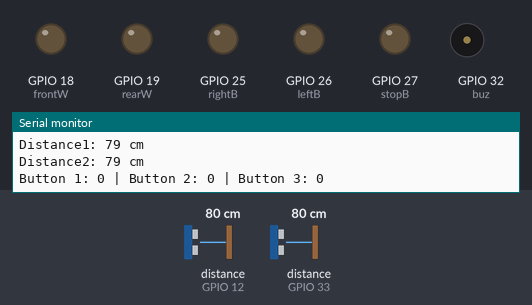
The sketch below on a simulated ESP32. On the bench: output pins drawn as LEDs (lit = HIGH), buzzer (waves = sounding), the last lines printed to the serial monitor. Wiring (inferred from the names in the program): 2 × ultrasonic range finder: trigger GPIO 13, echo GPIO 12 / trigger GPIO 14, echo GPIO 33. Dashed ring = blinking. The test bench sets the inputs (shaded band); at power-on: distance to the obstacle (sensors on GPIO 33, GPIO 12) 80 cm. The echo pulse lasts 58.3 µs per cm; pins used as bus, display or sensor lines are not drawn.

Above: at 1.2 s.
1.3 s: distance to the obstacle (sensor on GPIO 33) set to 56 cm
2.8 s: distance to the obstacle (sensor on GPIO 33) set to 48 cm
At 3.23 s:
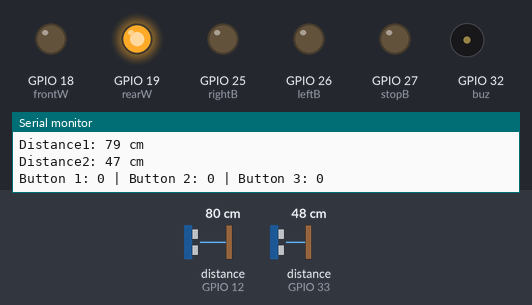
5.8 s: distance to the obstacle (sensor on GPIO 12) set to 54 cm
8.8 s: distance to the obstacle (sensor on GPIO 12) set to 47 cm
At 10.2 s:
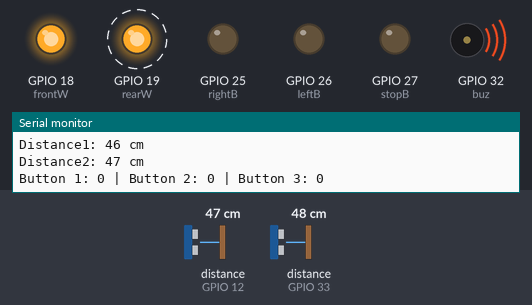
11.8 s: distance to the obstacle (sensor on GPIO 33) set to 250 cm
At 12.1 s:
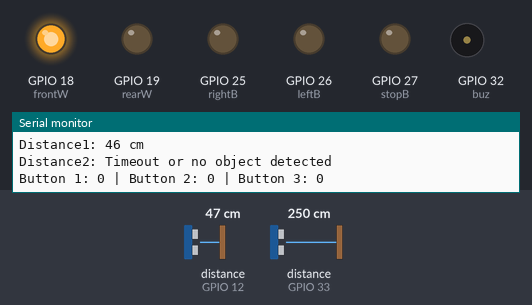
13.3 s: distance to the obstacle (sensor on GPIO 33) set to 2 cm
At 14.2 s:
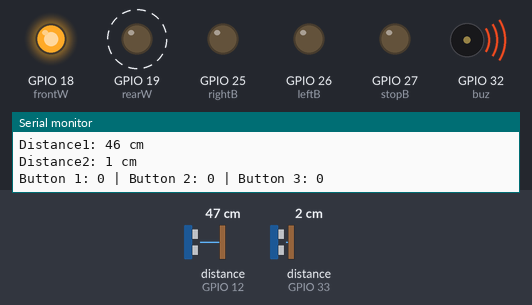
Timing chart, 0 to 17.3 s (numbered marks = the images above; inputs shaded):
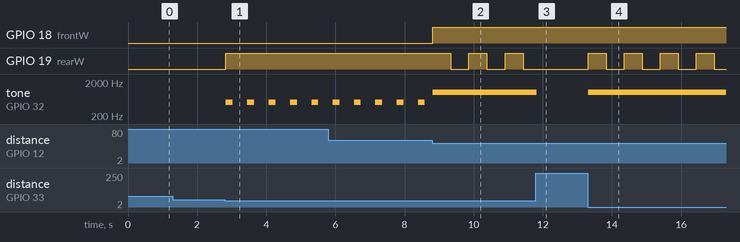

Measured:
- the behaviour switches between 51 and 50 cm on distance to the obstacle (sensor on GPIO 33) (found by bisection; images 0 and 1)
- the behaviour switches between 51 and 50 cm on distance to the obstacle (sensor on GPIO 12) (found by bisection; images 1 and 2)
- after the input at 2.8 s, GPIO 19 (rearW): LOW → HIGH at once; tone on GPIO 32 (buz): alternates 500 Hz for 0.20 s and silent for 0.42 s, starting at once
- after the input at 8.8 s, GPIO 18 (frontW): LOW → HIGH at once; GPIO 19 (rearW): alternates HIGH for 0.52 s and LOW for 0.52 s, starting after 0.54 s
- after the input at 11.8 s, GPIO 19 (rearW): stays LOW (without the input it goes to HIGH after 0.16 s); tone on GPIO 32 (buz): 1000 Hz → silent at once
- after the input at 13.3 s, GPIO 19 (rearW): alternates HIGH for 0.52 s and LOW for 0.52 s, starting at once; tone on GPIO 32 (buz): silent → 1000 Hz at once

The sketch:

ESP32_master.ino
```cpp
#include <esp_now.h>
#include <WiFi.h>

// Replace with the MAC address of the ESP8266 (slave)
uint8_t esp8266MacAddress[] = {0x4C, 0x75, 0x25, 0x2F, 0xEB, 0xA9}; // Replace with ESP8266's MAC address

// Define the GPIO pins for the push buttons
#define rightB 25
#define leftB 26
#define stopB 27

// Ultrasonic sensor pins
const int trigPin = 13;  // Trigger pin for sensor 1
const int echoPin = 12;  // Echo pin for sensor 1
const int trigP = 14;    // Trigger pin for sensor 2
const int echoP = 33;    // Echo pin for sensor 2

// LED and buzzer pins
#define buz 32
#define rearW 19
#define frontW 18

// Variables to store duration and distance for both sensors
long duration1, distance1;
long duration2, distance2;

// Variables for non-blocking buzzer and LED control
unsigned long previousMillis1 = 0; // Stores the last time buzzerSound1 was played
unsigned long previousMillis2 = 0; // Stores the last time buzzerSound2 was played
unsigned long previousBlinkMillis = 0; // Stores the last time rearW was toggled
const long buzzerInterval1 = 300;  // Interval for buzzerSound1 (300 ms)
const long buzzerInterval2 = 600;  // Interval for buzzerSound2 (600 ms)
const long blinkInterval = 500;    // Interval for rearW blinking (500 ms)
bool rearWState = LOW;             // Current state of rearW (for blinking)

// Structure to send data (button states)
typedef struct struct_message {
  int a;  // State of left button
  int b;  // State of right button
  int c;  // State of stop button
} struct_message;

// Create a struct_message called myData
struct_message myData;

void setup() {
  Serial.begin(115200);

  // Set up button pins as inputs
  pinMode(rightB, OUTPUT);
  pinMode(leftB, OUTPUT);
  pinMode(stopB, OUTPUT);

  // Set pin modes for ultrasonic sensors
  pinMode(trigPin, OUTPUT);
  pinMode(echoPin, INPUT);
  pinMode(trigP, OUTPUT);
  pinMode(echoP, INPUT);

  // Set pin modes for LED and buzzer
  pinMode(buz, OUTPUT);
  pinMode(rearW, OUTPUT);
  pinMode(frontW, OUTPUT);

  // Initialize LED and buzzer to OFF
  digitalWrite(buz, LOW);
  digitalWrite(rearW, LOW);
  digitalWrite(frontW, LOW);

  // Initialize WiFi in STA mode
  WiFi.mode(WIFI_STA);

  // Initialize ESP-NOW
  if (esp_now_init() != ESP_OK) {
    Serial.println("Error initializing ESP-NOW");
    return;
  }

  // Register peer (ESP8266)
  esp_now_peer_info_t peerInfo;
  memcpy(peerInfo.peer_addr, esp8266MacAddress, 6);
  peerInfo.channel = 0;
  peerInfo.encrypt = false;

  if (esp_now_add_peer(&peerInfo) != ESP_OK) {
    Serial.println("Failed to add peer");
    return;
  }
}

// Function to measure distance for sensor 1
void getDist1() {
  digitalWrite(trigPin, LOW);
  delayMicroseconds(2);
  digitalWrite(trigPin, HIGH);
  delayMicroseconds(10);
  digitalWrite(trigPin, LOW);

  // Measure the pulse duration with a timeout of 10,000 microseconds (10 ms)
  duration1 = pulseIn(echoPin, HIGH, 10000);

  // Calculate the distance in centimeters
  if (duration1 == 0) {
    distance1 = -1; // Indicate no valid reading (timeout occurred)
  } else {
    distance1 = duration1 * 0.034 / 2;
  }
}

// Function to measure distance for sensor 2
void getDist2() {
  digitalWrite(trigP, LOW);
  delayMicroseconds(2);
  digitalWrite(trigP, HIGH);
  delayMicroseconds(10);
  digitalWrite(trigP, LOW);

  // Measure the pulse duration with a timeout of 10,000 microseconds (10 ms)
  duration2 = pulseIn(echoP, HIGH, 10000);

  // Calculate the distance in centimeters
  if (duration2 == 0) {
    distance2 = -1; // Indicate no valid reading (timeout occurred)
  } else {
    distance2 = duration2 * 0.034 / 2;
  }
}

// Function to play a specific buzzer sound for distance1
void buzzerSound1() {
  unsigned long currentMillis = millis();
  if (currentMillis - previousMillis1 >= buzzerInterval1) {
    previousMillis1 = currentMillis; // Save the last time the buzzer was toggled
    tone(buz, 1000, 100); // Play a 1 kHz tone for 100 ms
  }
}

// Function to play a specific buzzer sound for distance2
void buzzerSound2() {
  unsigned long currentMillis = millis();
  if (currentMillis - previousMillis2 >= buzzerInterval2) {
    previousMillis2 = currentMillis; // Save the last time the buzzer was toggled
    tone(buz, 500, 200); // Play a 500 Hz tone for 200 ms
  }
}

// Function to blink rearW
void blinkRearW() {
  unsigned long currentMillis = millis();
  if (currentMillis - previousBlinkMillis >= blinkInterval) {
    previousBlinkMillis = currentMillis; // Save the last time rearW was toggled
    rearWState = !rearWState; // Toggle the state of rearW
    digitalWrite(rearW, rearWState);
  }
}

void loop() {
  // Measure distances from both sensors
  getDist1();
  getDist2();

  // Print the distances to the Serial Monitor
  Serial.print("Distance1: ");
  if (distance1 == -1) {
    Serial.println("Timeout or no object detected");
  } else {
    Serial.print(distance1);
    Serial.println(" cm");
  }

  Serial.print("Distance2: ");
  if (distance2 == -1) {
    Serial.println("Timeout or no object detected");
  } else {
    Serial.print(distance2);
    Serial.println(" cm");
  }

  // Check if both distances are less than 50 cm
  if (distance1 < 50 && distance1 != -1 && distance2 < 50 && distance2 != -1) {
    // Continuous buzzer and blinking rearW
    tone(buz, 1000); // Continuous 1 kHz tone
    blinkRearW();    // Blink rearW
    digitalWrite(frontW, HIGH); // Turn on frontW
  } else {
    // Normal operation for distance1
    if (distance1 < 50 && distance1 != -1) {
      digitalWrite(frontW, HIGH); // Turn on front warning light
      buzzerSound1();             // Play buzzer sound for distance1
    } else {
      digitalWrite(frontW, LOW);  // Turn off front warning light
    }

    // Normal operation for distance2
    if (distance2 < 50 && distance2 != -1) {
      digitalWrite(rearW, HIGH);  // Turn on rear warning light
      buzzerSound2();             // Play buzzer sound for distance2
    } else {
      digitalWrite(rearW, LOW);   // Turn off rear warning light
      noTone(buz);               // Stop the buzzer
    }
  }

  // Read the state of the buttons
  myData.a = digitalRead(leftB);
  myData.b = digitalRead(rightB);
  myData.c = digitalRead(stopB);

  // Send the button states to the ESP8266
  esp_now_send(esp8266MacAddress, (uint8_t *)&myData, sizeof(myData));

  // Print the button states to the Serial Monitor for debugging
  Serial.print("Button 1: ");
  Serial.print(myData.a);
  Serial.print(" | Button 2: ");
  Serial.print(myData.b);
  Serial.print(" | Button 3: ");
  Serial.println(myData.c);

  // Add a small delay to avoid flooding the ESP-NOW network
  delay(20);
}
```
